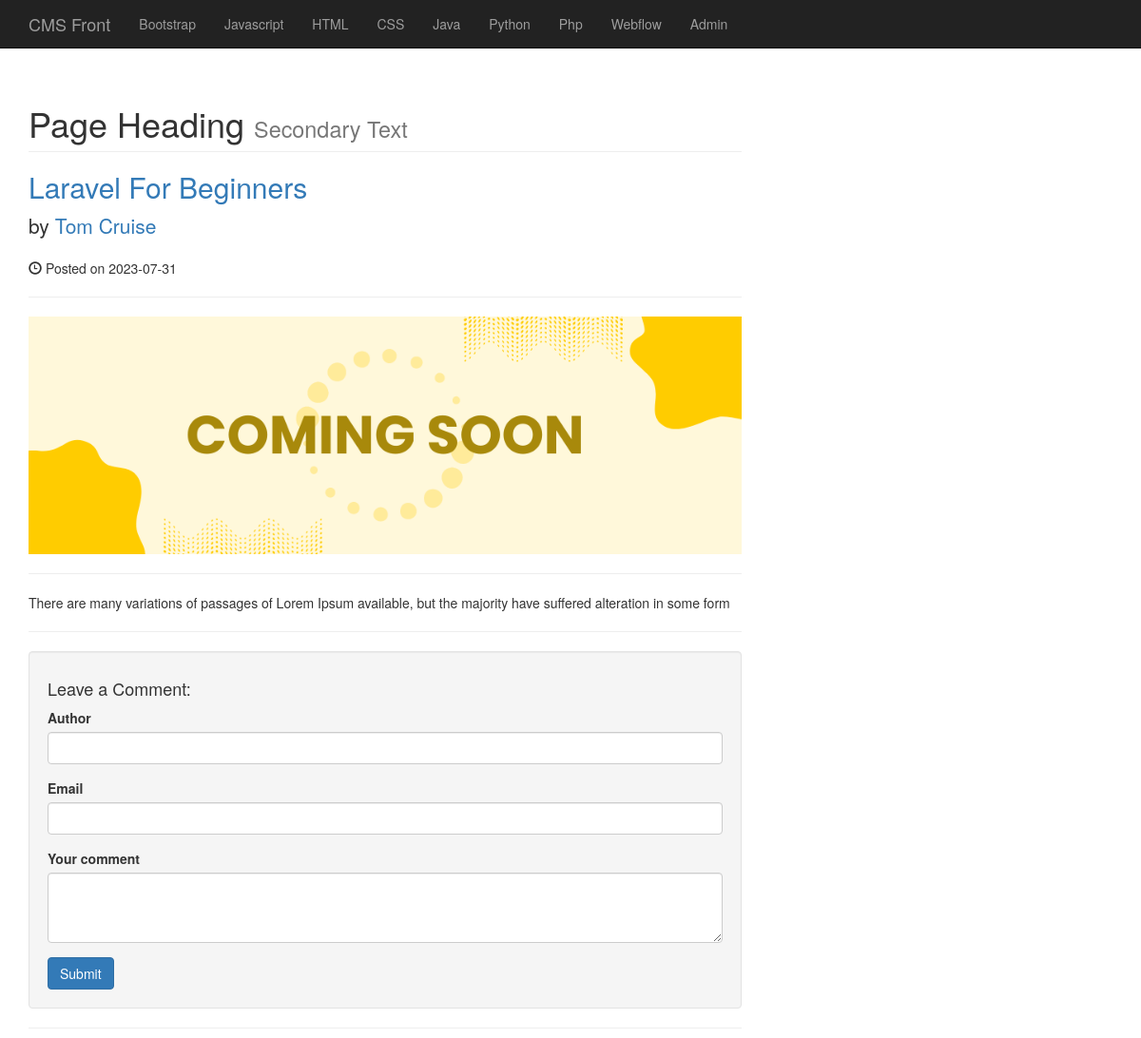
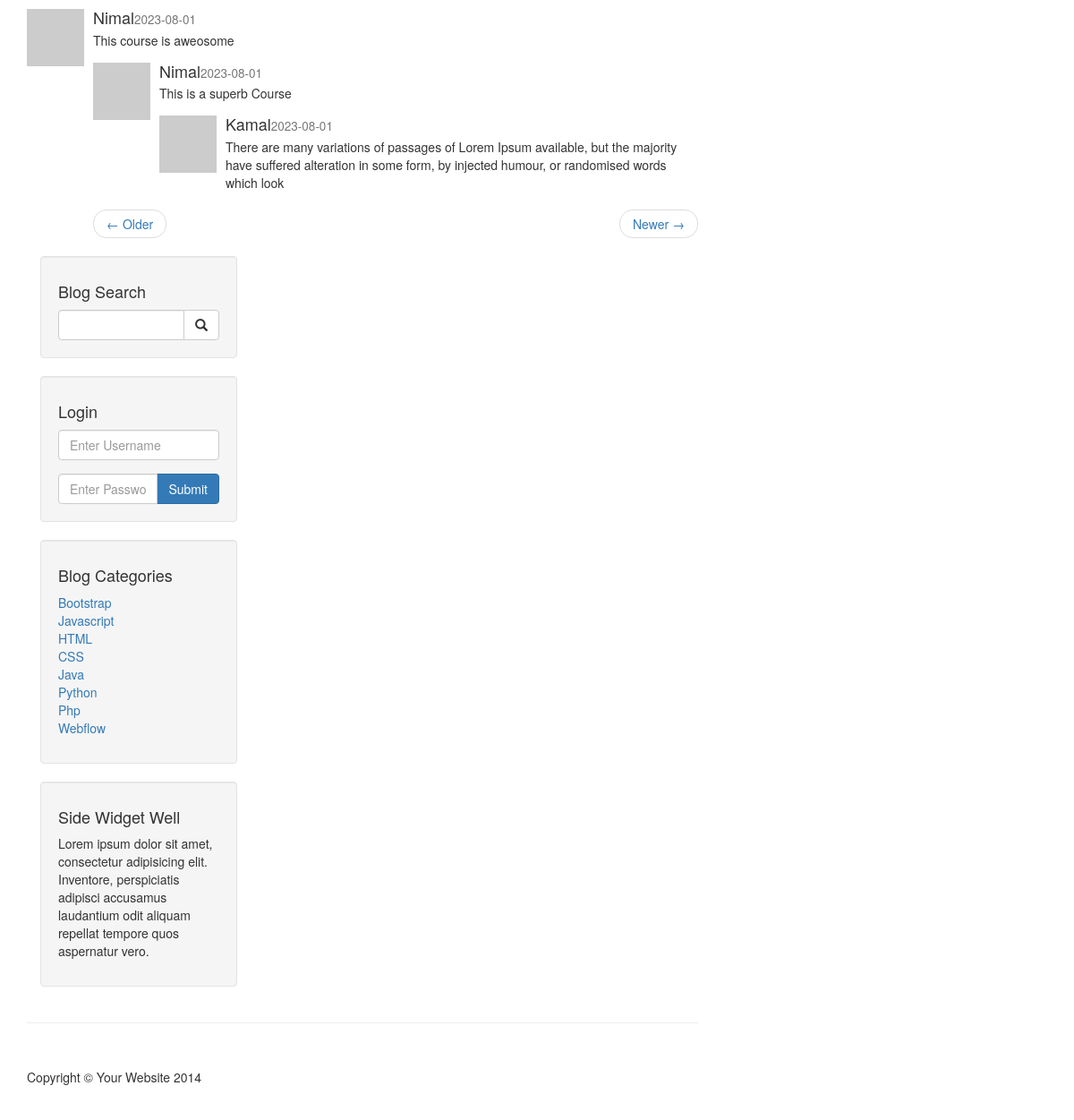
The app's page /post.php?p_id=1 with its own data (2 pictures, top to bottom).
### tables this page shows
CREATE TABLE `categories` (
  `cat_id` int(3) NOT NULL,
  `cat_title` varchar(255) NOT NULL
);

CREATE TABLE `posts` (
  `post_id` int(3) NOT NULL,
  `post_category_id` int(3) NOT NULL,
  `post_title` varchar(255) NOT NULL,
  `post_author` varchar(255) NOT NULL,
  `post_date` date NOT NULL,
  `post_image` text NOT NULL,
  `post_content` text NOT NULL,
  `post_tags` varchar(255) NOT NULL,
  `post_comment_count` int(10) NOT NULL,
  `post_status` varchar(255) DEFAULT 'draft'
);

CREATE TABLE `comments` (
  `comment_id` int(3) NOT NULL,
  `comment_post_id` int(3) NOT NULL,
  `comment_author` varchar(255) NOT NULL,
  `comment_email` varchar(255) NOT NULL,
  `comment_content` text NOT NULL,
  `comment_status` varchar(50) NOT NULL,
  `comment_date` date NOT NULL
);

### post.php (the view, shortened to what this page needs)
<?php include "includes/db.php" ?>
<?php include "includes/header.php"?>
    <?php include "includes/navigation.php"?>
    <div class="container">
        <div class="row">
            <div class="col-md-8">
                <h1 class="page-header">
                    Page Heading
                    <small>Secondary Text</small>
                </h1>
                <?php
                if(isset($_GET['p_id'])){
                    $post_id = $_GET['p_id'];
                }
                $query = "SELECT * FROM posts WHERE post_id = $post_id";
                $get_posts_query = mysqli_query($conn,$query);
                while($row = mysqli_fetch_assoc($get_posts_query)){
                    $post_id = $row['post_id'];
                    $post_title = $row['post_title'];
                    $post_author = $row['post_author'];
                    $post_date = $row['post_date'];
                    $post_image = $row['post_image'];
                    $post_content = $row['post_content'];
                ?>
                <h2>
                    <a href="#"><?php echo $post_title; ?></a>
                </h2>
                <p class="lead">
                    by <a href="index.php"><?php echo $post_author; ?></a>
                </p>
                <p><span class="glyphicon glyphicon-time"></span> Posted on <?php echo $post_date; ?></p>
                <hr>
                <img class="img-responsive" src="images/<?php echo $post_image;?>">
                <hr>
                <p><?php echo $post_content; ?></p>
                <hr>
            <?php }?>
            <div class="well">
                <h4>Leave a Comment:</h4>
                <form role="form" method="post" action="">
                    <div class="form-group">
                        <label for="author">Author</label>
                        <input type="text" class="form-control" name="comment_author"/>
                    </div>
                    <div class="form-group">
                        <label for="email">Email</label>
                        <input type="email" class="form-control" name="comment_email"/>
                    </div>
                    <div class="form-group">
                        <label for="comment_content">Your comment</label>
                        <textarea class="form-control" rows="3" name="comment_content"></textarea>
                    </div>
                    <button type="submit" name="create_comment" class="btn btn-primary" value="submit">Submit</button>
                </form>
            </div>
                <hr>
                <?php
                $query = "SELECT * FROM comments WHERE comment_post_id = $post_id ";
                $query .= "AND comment_status = 'approved' ";
                $query .= "ORDER BY comment_id DESC";
                $select_comment_query = mysqli_query($conn,$query);
                while($row = mysqli_fetch_assoc($select_comment_query)){
                    echo '<div class="media">';
                    echo '<a class="pull-left" href="#">';
                    echo '<img class="media-object" src="http://placehold.it/64x64" alt="">';
                    echo '</a>';
                    echo '<div class="media-body">';
                    $comment_date = $row['comment_date'];
                    $comment_content = $row['comment_content'];
                    $comment_author = $row['comment_author'];
                    echo '<h4 class="media-heading">'.$comment_author;
                    echo '<small>'.$comment_date.'</small>';
                    echo '</h4>';
                    echo $comment_content;
                }?>
                    </div>
                </div>
                    </div>
                </div>
                <ul class="pager">
                    <li class="previous">
                        <a href="#">&larr; Older</a>
                    </li>
                    <li class="next">
                        <a href="#">Newer &rarr;</a>
                    </li>
                </ul>
            </div>
            <?php include "includes/sidebar.php" ?>
        <hr>
<?php include "includes/footer.php"?>

### includes/navigation.php (shortened to what this page needs)
<nav class="navbar navbar-inverse navbar-fixed-top" role="navigation">
        <div class="container">
            <div class="navbar-header">
                <a class="navbar-brand" href="index.php">CMS Front</a>
            </div>
            <div class="collapse navbar-collapse" id="bs-example-navbar-collapse-1">
                <ul class="nav navbar-nav">
        <?php
            $query = "SELECT * FROM categories";
            $select_all_categories_query = mysqli_query($conn,$query);
            while ($row=mysqli_fetch_assoc($select_all_categories_query)) {
                $cat_id = $row['cat_id'];
                $cat_title = $row['cat_title'];
        ?>
                <li>
                    <a href="category.php?category=<?php echo $cat_id?>"><?php echo $cat_title?></a>
                </li>
        <?php
           }
           ?>
                <li>
                    <a href="admin/index.php">Admin</a>
                </li>
                </ul>
            </div>
        </div>
    </nav>

### includes/sidebar.php
<div class="col-md-4">
<div class="well">
    <h4>Blog Search</h4>
    <form action="../search.php" method="post">
    <div class="input-group">
        <input type="text" class="form-control" name="search">
        <span class="input-group-btn">
            <button class="btn btn-default" type="submit">
                <span class="glyphicon glyphicon-search"></span>
        </button>
        </span>
    </div>
    </form>
</div>
<div class="well">
    <h4>Login</h4>
    <form action="includes/login.php" method="post">
    <div class="form-group">
        <input type="text" class="form-control" name="username" placeholder="Enter Username">
    </div>
    <div class="input-group">
        <input type="password" class="form-control" name="password" placeholder="Enter Password">
        <span class="input-group-btn">
            <button class="btn btn-primary" name="login" type="submit">Submit</button>
        </span>
    </div>
    </form>
</div>
<div class="well">
    <h4>Blog Categories</h4>
    <div class="row">
        <div class="col-lg-12">
            <ul class="list-unstyled">
        <?php
            $query = "SELECT * FROM categories";
            $select_all_categories_query = mysqli_query($conn,$query);
            while ($row=mysqli_fetch_assoc($select_all_categories_query)) {
                $cat_id = $row['cat_id'];
                $cat_title = $row['cat_title'];
        ?>
                <li>
                    <a href="category.php?category=<?php echo $cat_id?>"><?php echo $cat_title?></a>
                </li>
        <?php
           }
           ?>
            </ul>
        </div>
    </div>
</div>
<?php include "includes/widgets.php" ?>
</div>
</div>

### css/blog-home.css (style rules this page uses)
body { padding-top: 70px; }

### records on screen
categories: cat_title "Bootstrap"
categories: cat_title "Javascript"
categories: cat_title "HTML"
categories: cat_title "CSS"
categories: cat_title "Java"
categories: cat_title "Python"
categories: cat_title "Php"
categories: cat_title "Webflow"
posts: post_title "Laravel For Beginners", post_author "Tom Cruise", post_date "2023-07-31", post_image (picture), post_content "There are many variations of passages of Lorem Ipsum available, but the majority have suffered alteration in some form"
comments: comment_author "Nimal", comment_date "2023-08-01", comment_content "This course is aweosome"
comments: comment_author "Nimal", comment_date "2023-08-01", comment_content "This is a superb Course"
comments: comment_author "Kamal", comment_date "2023-08-01", comment_content "There are many variations of passages of Lorem Ipsum available, but the majority have suffered alteration in some form, by injected humour, or randomised words which look"
